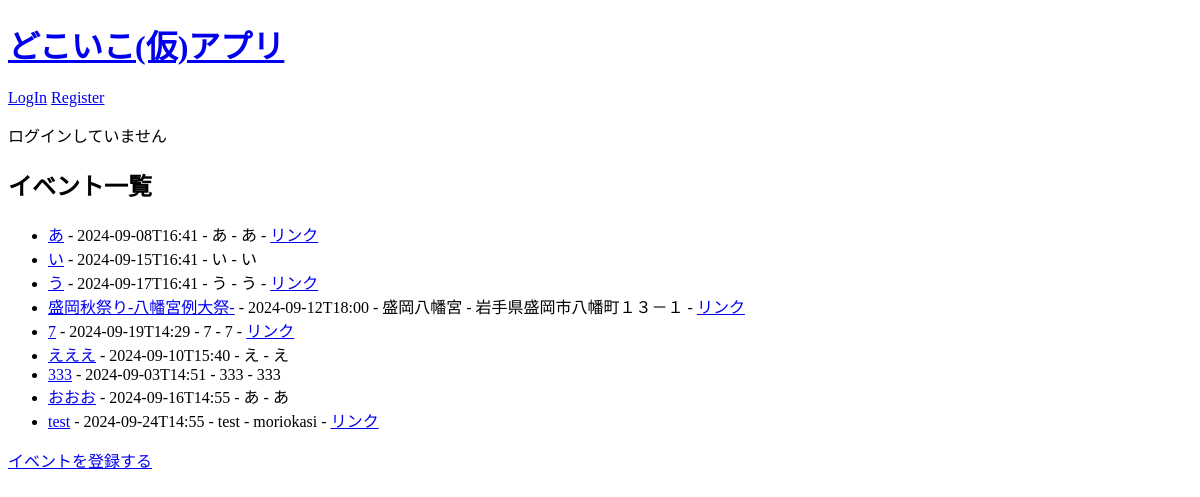
Before: / with the older database file.
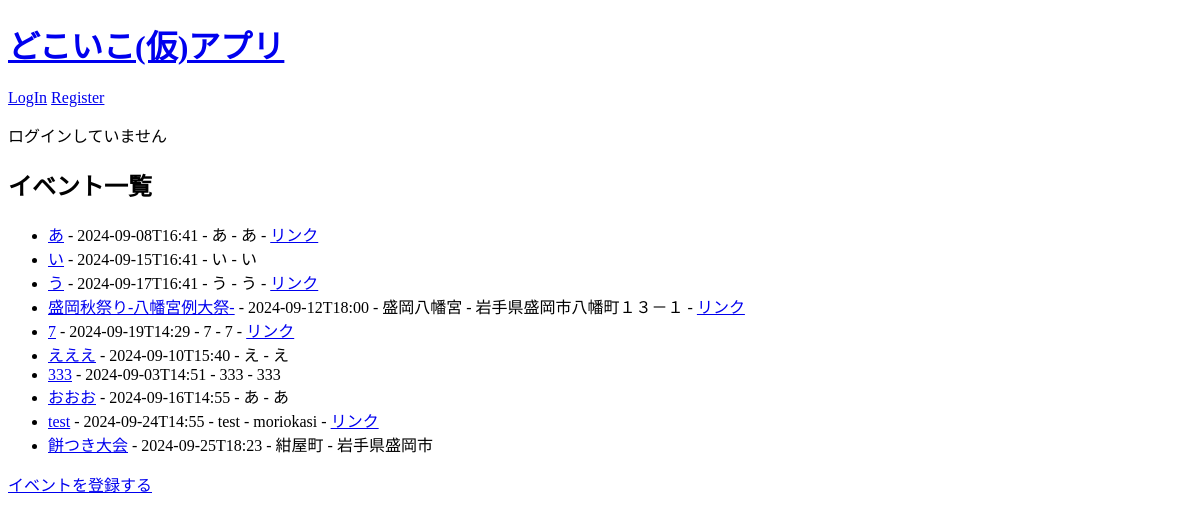
After: the same page with the newer database file.
### config.py (models this page shows)
class Event(Model):
    name = CharField()
    date = DateTimeField()
    place = CharField()
    address = CharField()
    url = CharField(null=True)
    image = CharField(null=True)  # 画像ファイル名を保存するフィールド
    class Meta:
        database = db
        table_name = "events"

### app.py (the view)
@app.route("/", methods=["GET", "POST"])
def index():  # データベースからすべてのイベントを取得
    events = Event.select()
    return render_template("index.html", events=events)

### templates/index.html (shortened to what this page needs)
<!DOCTYPE html>
<html lang="ja">
<head>
</head>
<body>
   <div class="page">
       <h1><a href="{{ url_for('index') }}">どこいこ(仮)アプリ</a></h1>
       <div class="metanav">
           {% if not current_user.is_authenticated %}
               <a href="{{ url_for('user_bp.login') }}">LogIn</a>
               <a href="{{ url_for('user_bp.register') }}">Register</a>
           {% else %}
               <a href="{{ url_for('user_bp.logout') }}">LogOut</a>
           {% endif %}
       </div>
    {% if current_user.is_authenticated %}
        <p>{{ current_user.name }} さんこんにちは</p>
    {% else %}
        <p>ログインしていません</p>
    {% endif %}
    <h2>イベント一覧</h2>
    <ul>
        {% for event in events %}
        <li>
            <a href="{{ url_for('event_detail', event_id=event.id) }}">{{ event.name }}</a>
            - {{ event.date }}
            - {{ event.place }}
            - {{ event.address }}
            {% if event.url %}
            - <a href="{{ event.url }}" target="_blank">リンク</a>
            {% endif %}
        </li>
        {% endfor %}
    </ul>
    <a href="{{ url_for('create_events') }}">イベントを登録する</a>
</body>
</html>

Changed rows visible on the page:
added Event: name "餅つき大会", date "2024-09-25T18:23", place "紺屋町", address "岩手県盛岡市"
